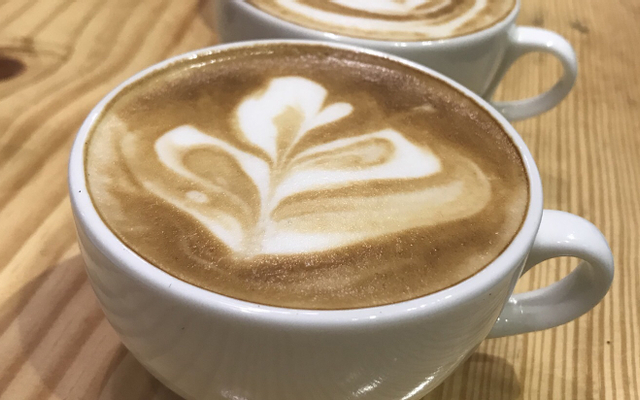
#> input picture image/4.jpg, 640 x 400 px
$ python -i main.py   (imports and definitions only)   (older library calls are emulated)
#> lines starting #> are read from the running program, lines starting #| are printed output that depends on the picture
from PIL import Image
import numpy as np
import cv2

class ImageProcess:
    def __init__(self, image_path):
        self.image_path = image_path
        self.img_raw = self.read_image()

    def read_image(self):
        img = cv2.imread(self.image_path)
#> img is the input picture: shape (400, 640, 3); mean B, G, R 113.8, 147.2, 172.6
        if img is None:
            raise ValueError(f"Could not read image from path: {self.image_path}")
        return img

    # [23 lines left out: functions negative_transform, threshold_transform, logarithmic_transform, median_transform, not called in this run]

    def roberts_operator(self):

        # Áp dụng toán tử Roberts lên ảnh.

        img_array = cv2.cvtColor(self.img_raw, cv2.COLOR_BGR2GRAY)
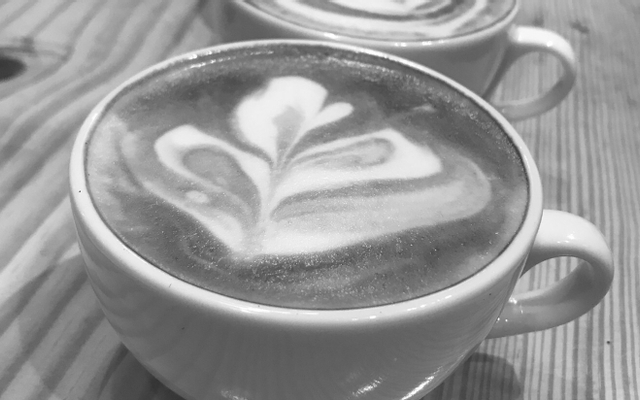
#> img_array: shape (400, 640); min 49, max 255, mean 151
        roberts_x = cv2.filter2D(img_array, cv2.CV_64F, np.array([[-1, 0], [0, 1]]))
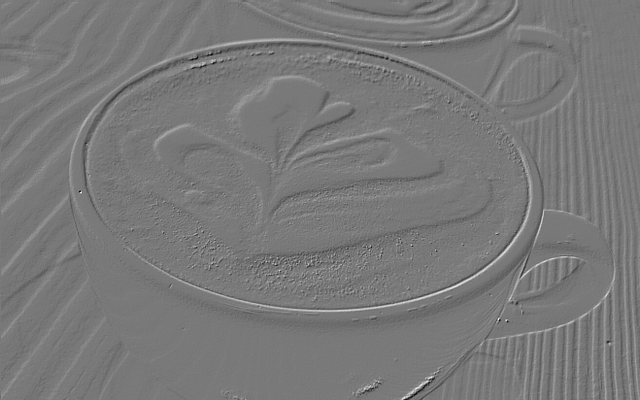
#> roberts_x: shape (400, 640) float64; min -112, max 123, mean -0.1; drawn with min black and max white
        roberts_y = cv2.filter2D(img_array, cv2.CV_64F, np.array([[0, -1], [1, 0]]))
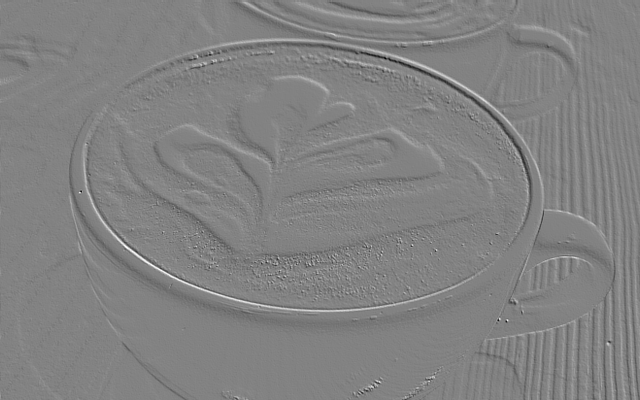
#> roberts_y: shape (400, 640) float64; min -124, max 119, mean -0.2; drawn with min black and max white
        roberts_img_array = np.sqrt(np.square(roberts_x) + np.square(roberts_y))
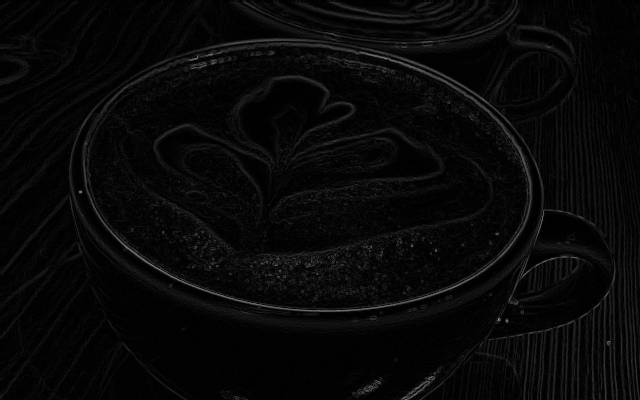
#> roberts_img_array: shape (400, 640) float64; min 0, max 143, mean 8.5
        return Image.fromarray(roberts_img_array.astype('uint8'))

    # [92 lines left out: functions sobel_operator, prewitt_operator, canny_edge_detection, otsu_threshold, histogram_equalizing, main, not called in this run]

# [2 lines not run here, left out]

>>> result = ImageProcess('image/4.jpg').roberts_operator()

$ run again, on image/2.png
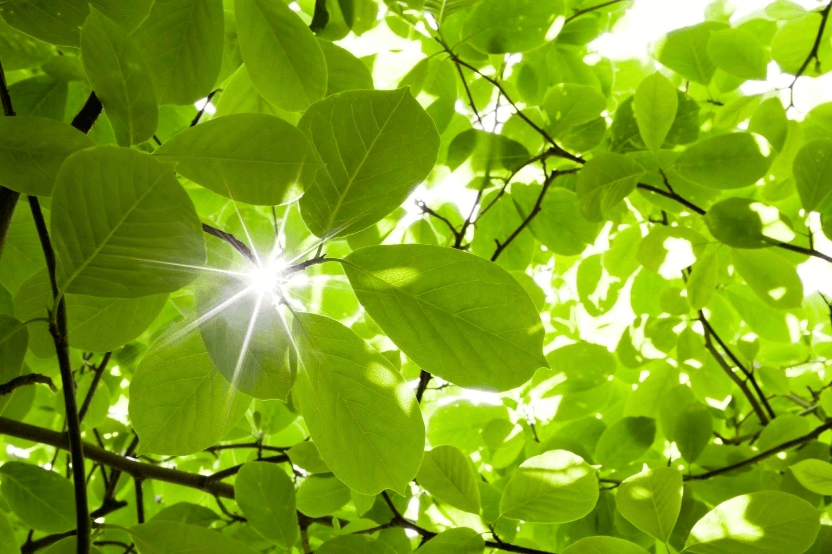
#> input picture image/2.png, 832 x 554 px
#> in read_image, img is the input picture: shape (554, 832, 3); mean B, G, R 30.6, 160.8, 126.2
#> in roberts_operator, `roberts_y = cv2.filter2D(img_array, cv2.CV_64F, np.array([[0, -1], [1,..`:
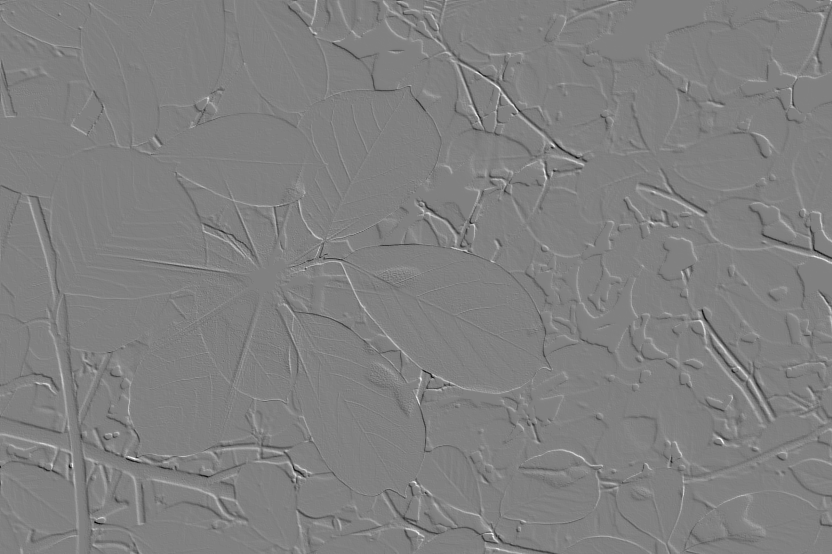
#> roberts_y: shape (554, 832) float64; min -188, max 184, mean -0.2; drawn with min black and max white
#> in roberts_operator, `roberts_img_array = np.sqrt(np.square(roberts_x) + np.square(roberts_y))`:
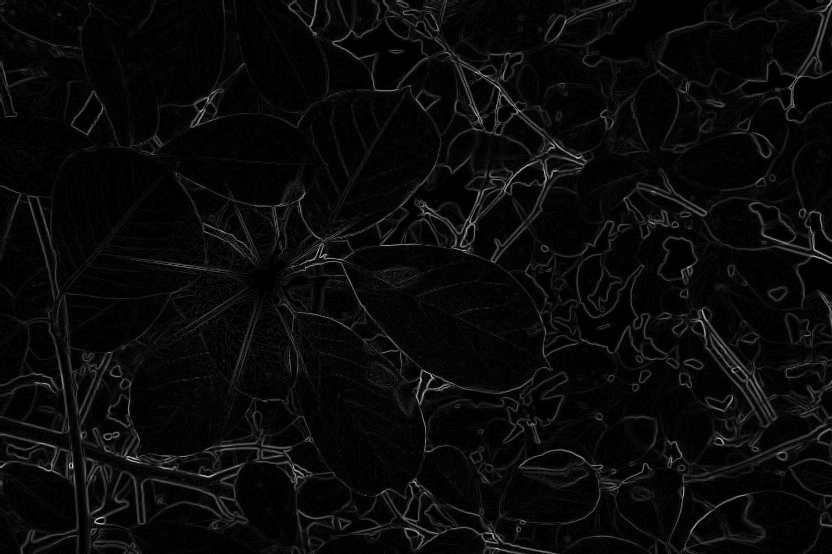
#> roberts_img_array: shape (554, 832) float64; min 0, max 221.1, mean 9.9

$ run again, on image/5.png
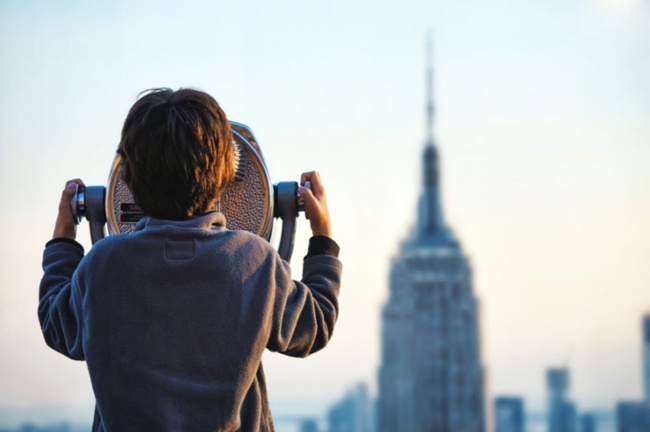
#> input picture image/5.png, 650 x 432 px
#> in read_image, img is the input picture: shape (432, 650, 3); mean B, G, R 182.6, 179.9, 173.3
#> in roberts_operator, `roberts_y = cv2.filter2D(img_array, cv2.CV_64F, np.array([[0, -1], [1,..`:
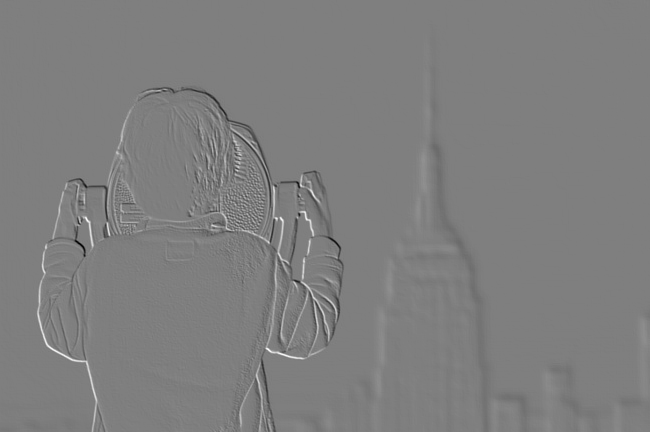
#> roberts_y: shape (432, 650) float64; min -173, max 174, mean -0.3; drawn with min black and max white
#> in roberts_operator, `roberts_img_array = np.sqrt(np.square(roberts_x) + np.square(roberts_y))`:
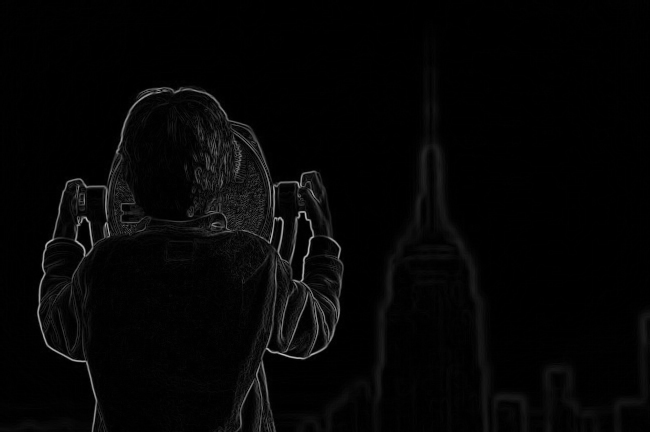
#> roberts_img_array: shape (432, 650) float64; min 0, max 193.4, mean 5.4
